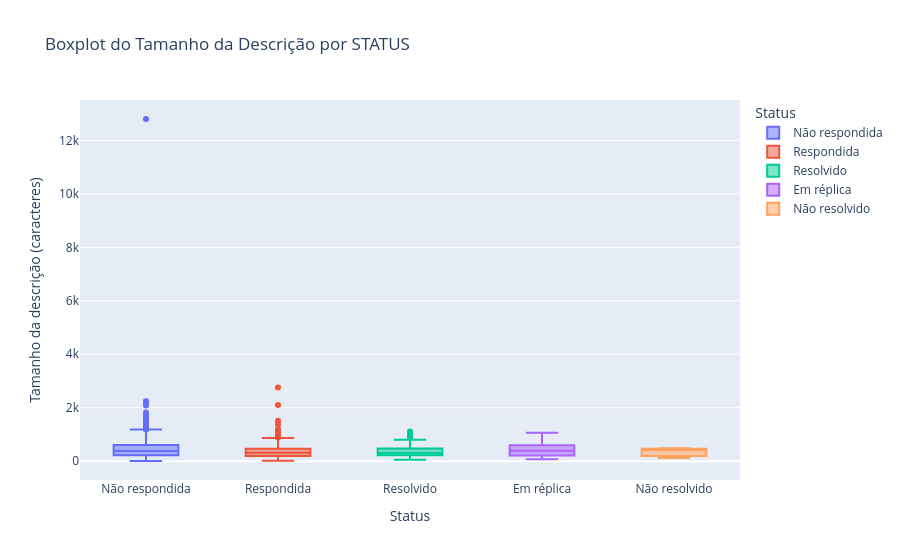
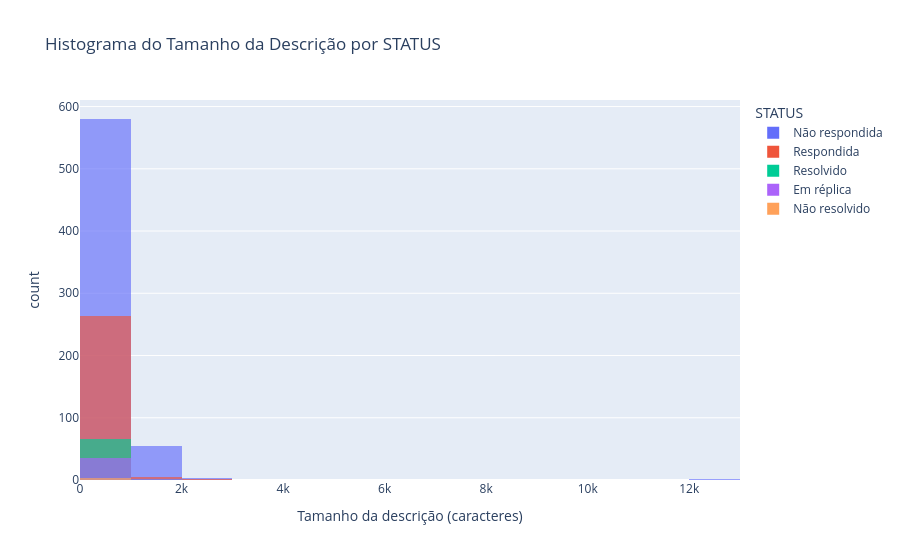

Write notebook code for charts like these, in order.
### Code cell
fig_box = plotar_distribuicao_tamanho_texto_status(df, tipo='boxplot')
fig_box.show()

fig_hist = plotar_distribuicao_tamanho_texto_status(df, tipo='histograma', bins=25)
fig_hist.show()

### Figure 1 — Plotly figure (JSON) as saved in the notebook; plotly's stock layout.template omitted (floating-point values rounded to 4 significant figures; data arrays with more than 128 entries replaced by an {"elided": "..."} marker saying what was removed)
{"data": [{"alignmentgroup": "True", "boxpoints": "outliers", "hovertemplate": "Status=%{x}<br>Tamanho da descrição (caracteres)=%{y}<extra></extra>", "legendgroup": "Não respondida", "marker": {"color": "#636efa"}, "name": "Não respondida", "notched": false, "offsetgroup": "Não respondida", "orientation": "v", "showlegend": true, "type": "box", "x": {"elided": "639 str values"}, "x0": " ", "xaxis": "x", "y": {"elided": "639 int values"}, "y0": " ", "yaxis": "y"}, {"alignmentgroup": "True", "boxpoints": "outliers", "hovertemplate": "Status=%{x}<br>Tamanho da descrição (caracteres)=%{y}<extra></extra>", "legendgroup": "Respondida", "marker": {"color": "#EF553B"}, "name": "Respondida", "notched": false, "offsetgroup": "Respondida", "orientation": "v", "showlegend": true, "type": "box", "x": {"elided": "271 str values"}, "x0": " ", "xaxis": "x", "y": {"elided": "271 int values"}, "y0": " ", "yaxis": "y"}, {"alignmentgroup": "True", "boxpoints": "outliers", "hovertemplate": "Status=%{x}<br>Tamanho da descrição (caracteres)=%{y}<extra></extra>", "legendgroup": "Resolvido", "marker": {"color": "#00cc96"}, "name": "Resolvido", "notched": false, "offsetgroup": "Resolvido", "orientation": "v", "showlegend": true, "type": "box", "x": ["Resolvido", "Resolvido", "Resolvido", "Resolvido", "Resolvido", "Resolvido", "Resolvido", "Resolvido", "Resolvido", "Resolvido", "Resolvido", "Resolvido", "Resolvido", "Resolvido", "Resolvido", "Resolvido", "Resolvido", "Resolvido", "Resolvido", "Resolvido", "Resolvido", "Resolvido", "Resolvido", "Resolvido", "Resolvido", "Resolvido", "Resolvido", "Resolvido", "Resolvido", "Resolvido", "Resolvido", "Resolvido", "Resolvido", "Resolvido", "Resolvido", "Resolvido", "Resolvido", "Resolvido", "Resolvido", "Resolvido", "Resolvido", "Resolvido", "Resolvido", "Resolvido", "Resolvido", "Resolvido", "Resolvido", "Resolvido", "Resolvido", "Resolvido", "Resolvido", "Resolvido", "Resolvido", "Resolvido", "Resolvido", "Resolvido", "Resolvido", "Resolvido", "Resolvido", "Resolvido", "Resolvido", "Resolvido", "Resolvido", "Resolvido", "Resolvido", "Resolvido", "Resolvido"], "x0": " ", "xaxis": "x", "y": [264, 492, 221, 69, 252, 198, 797, 669, 310, 132, 469, 302, 944, 58, 940, 243, 276, 176, 227, 564, 163, 311, 236, 407, 315, 299, 707, 201, 235, 211, 342, 442, 164, 966, 296, 114, 142, 175, 1113, 961, 184, 470, 438, 469, 438, 312, 408, 314, 278, 581, 266, 582, 172, 301, 95, 800, 189, 267, 374, 279, 231, 250, 627, 447, 741, 904, 480], "y0": " ", "yaxis": "y"}, {"alignmentgroup": "True", "boxpoints": "outliers", "hovertemplate": "Status=%{x}<br>Tamanho da descrição (caracteres)=%{y}<extra></extra>", "legendgroup": "Em réplica", "marker": {"color": "#ab63fa"}, "name": "Em réplica", "notched": false, "offsetgroup": "Em réplica", "orientation": "v", "showlegend": true, "type": "box", "x": ["Em réplica", "Em réplica", "Em réplica", "Em réplica", "Em réplica", "Em réplica", "Em réplica", "Em réplica", "Em réplica", "Em réplica", "Em réplica", "Em réplica", "Em réplica", "Em réplica", "Em réplica", "Em réplica", "Em réplica", "Em réplica", "Em réplica", "Em réplica", "Em réplica", "Em réplica", "Em réplica", "Em réplica", "Em réplica", "Em réplica", "Em réplica", "Em réplica", "Em réplica", "Em réplica", "Em réplica", "Em réplica", "Em réplica", "Em réplica", "Em réplica", "Em réplica"], "x0": " ", "xaxis": "x", "y": [275, 107, 453, 749, 506, 341, 502, 637, 781, 401, 952, 544, 70, 177, 623, 572, 354, 202, 259, 216, 900, 100, 400, 209, 249, 248, 267, 1065, 517, 741, 135, 215, 171, 988, 488, 376], "y0": " ", "yaxis": "y"}, {"alignmentgroup": "True", "boxpoints": "outliers", "hovertemplate": "Status=%{x}<br>Tamanho da descrição (caracteres)=%{y}<extra></extra>", "legendgroup": "Não resolvido", "marker": {"color": "#FFA15A"}, "name": "Não resolvido", "notched": false, "offsetgroup": "Não resolvido", "orientation": "v", "showlegend": true, "type": "box", "x": ["Não resolvido", "Não resolvido", "Não resolvido"], "x0": " ", "xaxis": "x", "y": [414, 115, 483], "y0": " ", "yaxis": "y"}], "layout": {"boxmode": "overlay", "legend": {"title": {"text": "Status"}, "tracegroupgap": 0}, "title": {"text": "Boxplot do Tamanho da Descrição por STATUS"}, "xaxis": {"anchor": "y", "categoryarray": ["Não respondida", "Respondida", "Resolvido", "Em réplica", "Não resolvido"], "categoryorder": "array", "domain": [0, 1], "title": {"text": "Status"}}, "yaxis": {"anchor": "x", "domain": [0, 1], "title": {"text": "Tamanho da descrição (caracteres)"}}}}

### Figure 2 — Plotly figure (JSON) as saved in the notebook; plotly's stock layout.template omitted (floating-point values rounded to 4 significant figures; data arrays with more than 128 entries replaced by an {"elided": "..."} marker saying what was removed)
{"data": [{"bingroup": "x", "hovertemplate": "STATUS=Não respondida<br>Tamanho da descrição (caracteres)=%{x}<br>count=%{y}<extra></extra>", "legendgroup": "Não respondida", "marker": {"color": "#636efa", "opacity": 0.65, "pattern": {"shape": ""}}, "name": "Não respondida", "nbinsx": 25, "orientation": "v", "showlegend": true, "type": "histogram", "x": {"elided": "639 int values"}, "xaxis": "x", "yaxis": "y"}, {"bingroup": "x", "hovertemplate": "STATUS=Respondida<br>Tamanho da descrição (caracteres)=%{x}<br>count=%{y}<extra></extra>", "legendgroup": "Respondida", "marker": {"color": "#EF553B", "opacity": 0.65, "pattern": {"shape": ""}}, "name": "Respondida", "nbinsx": 25, "orientation": "v", "showlegend": true, "type": "histogram", "x": {"elided": "271 int values"}, "xaxis": "x", "yaxis": "y"}, {"bingroup": "x", "hovertemplate": "STATUS=Resolvido<br>Tamanho da descrição (caracteres)=%{x}<br>count=%{y}<extra></extra>", "legendgroup": "Resolvido", "marker": {"color": "#00cc96", "opacity": 0.65, "pattern": {"shape": ""}}, "name": "Resolvido", "nbinsx": 25, "orientation": "v", "showlegend": true, "type": "histogram", "x": [264, 492, 221, 69, 252, 198, 797, 669, 310, 132, 469, 302, 944, 58, 940, 243, 276, 176, 227, 564, 163, 311, 236, 407, 315, 299, 707, 201, 235, 211, 342, 442, 164, 966, 296, 114, 142, 175, 1113, 961, 184, 470, 438, 469, 438, 312, 408, 314, 278, 581, 266, 582, 172, 301, 95, 800, 189, 267, 374, 279, 231, 250, 627, 447, 741, 904, 480], "xaxis": "x", "yaxis": "y"}, {"bingroup": "x", "hovertemplate": "STATUS=Em réplica<br>Tamanho da descrição (caracteres)=%{x}<br>count=%{y}<extra></extra>", "legendgroup": "Em réplica", "marker": {"color": "#ab63fa", "opacity": 0.65, "pattern": {"shape": ""}}, "name": "Em réplica", "nbinsx": 25, "orientation": "v", "showlegend": true, "type": "histogram", "x": [275, 107, 453, 749, 506, 341, 502, 637, 781, 401, 952, 544, 70, 177, 623, 572, 354, 202, 259, 216, 900, 100, 400, 209, 249, 248, 267, 1065, 517, 741, 135, 215, 171, 988, 488, 376], "xaxis": "x", "yaxis": "y"}, {"bingroup": "x", "hovertemplate": "STATUS=Não resolvido<br>Tamanho da descrição (caracteres)=%{x}<br>count=%{y}<extra></extra>", "legendgroup": "Não resolvido", "marker": {"color": "#FFA15A", "opacity": 0.65, "pattern": {"shape": ""}}, "name": "Não resolvido", "nbinsx": 25, "orientation": "v", "showlegend": true, "type": "histogram", "x": [414, 115, 483], "xaxis": "x", "yaxis": "y"}], "layout": {"barmode": "overlay", "legend": {"title": {"text": "STATUS"}, "tracegroupgap": 0}, "title": {"text": "Histograma do Tamanho da Descrição por STATUS"}, "xaxis": {"anchor": "y", "domain": [0, 1], "title": {"text": "Tamanho da descrição (caracteres)"}}, "yaxis": {"anchor": "x", "domain": [0, 1], "title": {"text": "count"}}}}
